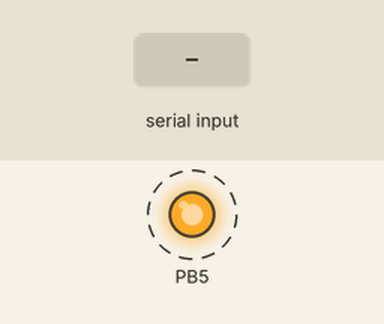
Recording of a program running on a simulated ATmega328P, built with avr-gcc and emulated at 16 MHz. Shown: output pins drawn as LEDs (lit = HIGH). Dashed ring = blinking. Inputs (shaded band) come from the test bench. What the program prints to the serial monitor is not drawn.

Above: at 0.91 s.
1.3 s: "test\n" received over Serial
4.3 s: "1\n" received over Serial
Timing chart, 0 to 13.3 s (numbered marks = the images above; inputs shaded):
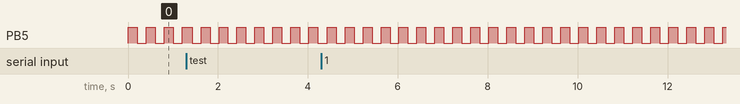

Measured:
- by itself, PB5: alternates HIGH for 0.20 s and LOW for 0.20 s

The program:

main.c
```c
#include <avr/io.h>
#include <avr/interrupt.h>
#include <util/delay.h>

#include <stdio.h>
#include <stdlib.h>
#include <string.h>

#define CHARLEN     16
#define BAUDRATE    9600

char inString[CHARLEN];

FILE uart_in = {0};
FILE uart_out = {0};

static int uart_getchar(FILE *stream){
    (void) stream;
    char tmp;

    while ((UCSR0A & (1<<RXC0))==0) {};
    tmp=UDR0;

    return tmp;
}

static int uart_putchar(char chr, FILE *stream){
    if(chr=='\n') uart_putchar('\r',stream);

    while ((UCSR0A & (1<<UDRE0))==0) {};
    UDR0=chr;

    return 0;
}

static void uart_init(void){
    DDRD |= 1<<1;

    UCSR0B |= 1<<RXEN0 | 1<< TXEN0;
    UCSR0B |= 1<<RXCIE0;
    UCSR0C |= 1<<UCSZ00 | 1<<UCSZ01;

    UBRR0H = ((F_CPU/(BAUDRATE*16UL))-1)>>8;
    UBRR0L = ((F_CPU/(BAUDRATE*16UL))-1);

    fdev_setup_stream(&uart_in,NULL,uart_getchar,_FDEV_SETUP_READ);
    stdin = &uart_in;

    fdev_setup_stream(&uart_out,uart_putchar,NULL,_FDEV_SETUP_WRITE);
    stdout = &uart_out;

    sei();
}

int main(void)
{
    DDRB |= 1<<5; // Arduino: D13

    uart_init();
    printf("Setup Done\n");

    while (1) {
       PORTB ^= 1<<5;
       _delay_ms(200);
    }
    return 0;
}

ISR(USART_RX_vect){
    scanf("%s",inString);

    if(strcmp(inString,"test")==0) printf("Serial OK\n");
    else printf("%s?\n",inString);

    return;
}
```
